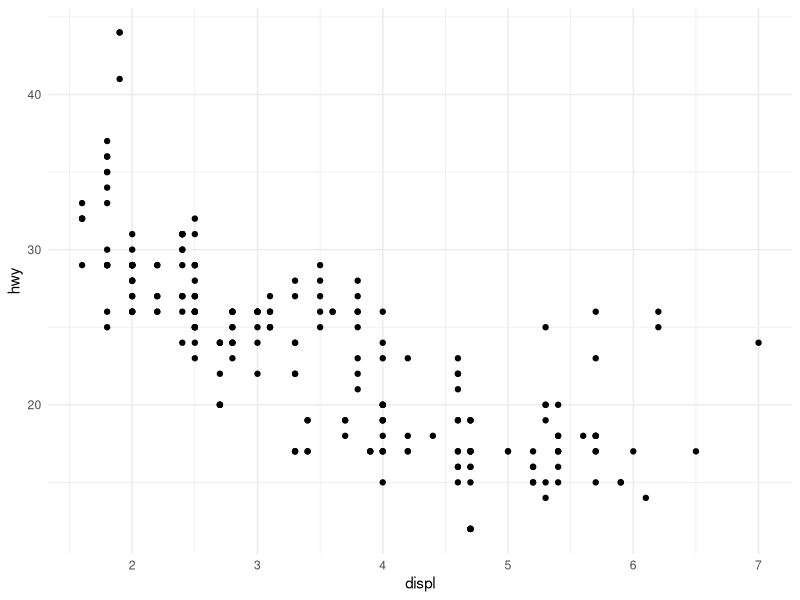
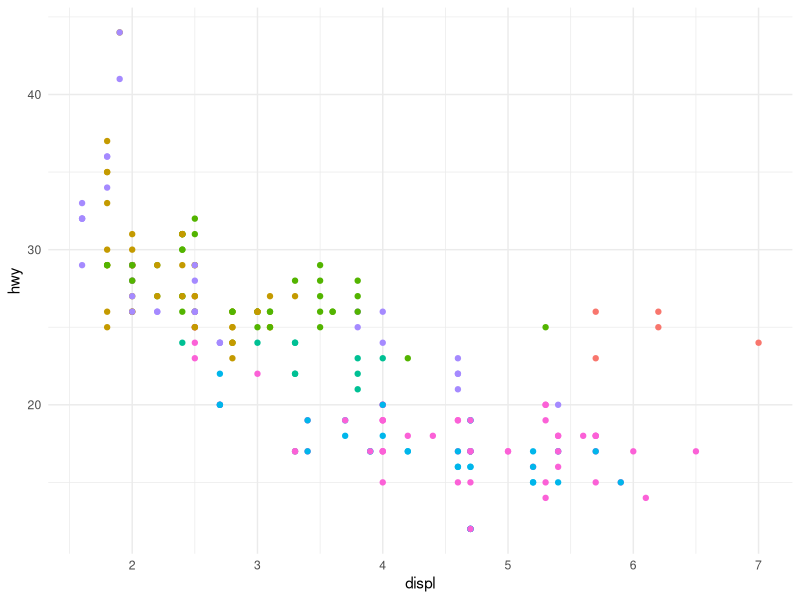

Recreate these plots in R, in order. (Note: this script raises an error after producing the figures.)
## ---- chunk 1
library(ggplot2)
library(gganimate)
library(dplyr)
## ---- chunk 2
plot1 <- ggplot(mpg, aes(displ, hwy)) +
  geom_point() +
  theme_minimal()
## ---- chunk 3
print(plot1)
## ---- chunk 4
anim1 <- plot1 +
  transition_states(class,
                    transition_length = 2,
                    state_length = 1)
## ---- chunk 5
print(anim1)
## ---- chunk 6
anim1 + labs(title = 'Class: {closest_state}')
## ---- chunk 7
plot2 <- ggplot(mpg, aes(displ, hwy, color = class)) +
  geom_point(show.legend = FALSE) +
  theme_minimal()
## ---- chunk 8
print(plot2)
## ---- chunk 9
anim2 <- plot2 +
  transition_states(class,
                    transition_length = 2,
                    state_length = 1) +
  labs(title = 'Class: {closest_state}')
## ---- chunk 10
print(anim2)
## ---- chunk 11
plot3 <- ggplot(mpg, 
                aes(displ, hwy, 
                    color = class, group = 1)) +
  geom_point(show.legend = FALSE) +
  theme_minimal()
## ---- chunk 12
anim3 <- plot3 +
  transition_states(class,
                    transition_length = 2,
                    state_length = 1) +
  labs(title = 'Class equals {closest_state}')
## ---- chunk 13
animate(anim3, nframes = 50)
## ---- chunk 14
anim_save(here::here("Images", "anim_20201002.gif"))
